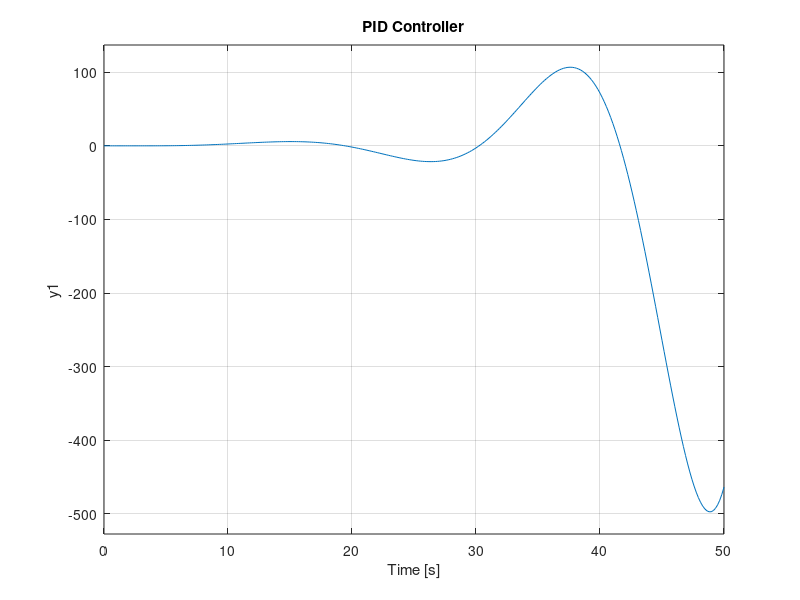

The MATLAB source for this figure: (Note: this script raises an error after producing the figure.)
% Define transfer function G2(s)
num = 1;
den = [1 9 36 84 126 126 84 36 9 1]; % corresponds to (1+s)^9
G2 = tf(num, den);

% فرضی: مقادیر K_u و T_u
Ku = 1.0; % مقدار فرضی
Tu = 1.0; % مقدار فرضی

% کنترلکنندهها بر اساس روش زیگلر-نیکولز
Kp_P = 0.5 * Ku;

Kp_PI = 0.4 * Ku;
Ti_PI = 0.8 * Tu;

Kp_PID = 0.6 * Ku;
Ti_PID = 0.5 * Tu;
Td_PID = 0.125 * Tu;

% تعریف کنترلکنندهها
P = Kp_P;
PI = Kp_PI * tf([Ti_PI 1], [Ti_PI 0]);
PID = Kp_PID * tf([Td_PID*Ti_PID Ti_PID 1], [Ti_PID 0]);

% سیستمهای حلقه بسته
sys_P = feedback(P*G2, 1);
sys_PI = feedback(PI*G2, 1);
sys_PID = feedback(PID*G2, 1);

% پاسخ پله
figure;
subplot(3,1,1);
step(sys_P);
title('P Controller');
grid on;

subplot(3,1,2);
step(sys_PI);
title('PI Controller');
grid on;

subplot(3,1,3);
step(sys_PID);
title('PID Controller');
grid on;

% تحلیل عملکرد
info_P = stepinfo(sys_P);
info_PI = stepinfo(sys_PI);
info_PID = stepinfo(sys_PID);

ess_P = abs(1 - dcgain(sys_P));
ess_PI = abs(1 - dcgain(sys_PI));
ess_PID = abs(1 - dcgain(sys_PID));

% نمایش ویژگیهای عملکرد
disp('ویژگیهای عملکرد:');
disp(['P Controller: Tr = ', num2str(info_P.RiseTime), ', Ts = ', num2str(info_P.SettlingTime), ', PO = ', num2str(info_P.Overshoot), ', ESS = ', num2str(ess_P)]);
disp(['PI Controller: Tr = ', num2str(info_PI.RiseTime), ', Ts = ', num2str(info_PI.SettlingTime), ', PO = ', num2str(info_PI.Overshoot), ', ESS = ', num2str(ess_PI)]);
disp(['PID Controller: Tr = ', num2str(info_PID.RiseTime), ', Ts = ', num2str(info_PID.SettlingTime), ', PO = ', num2str(info_PID.Overshoot), ', ESS = ', num2str(ess_PID)]);
